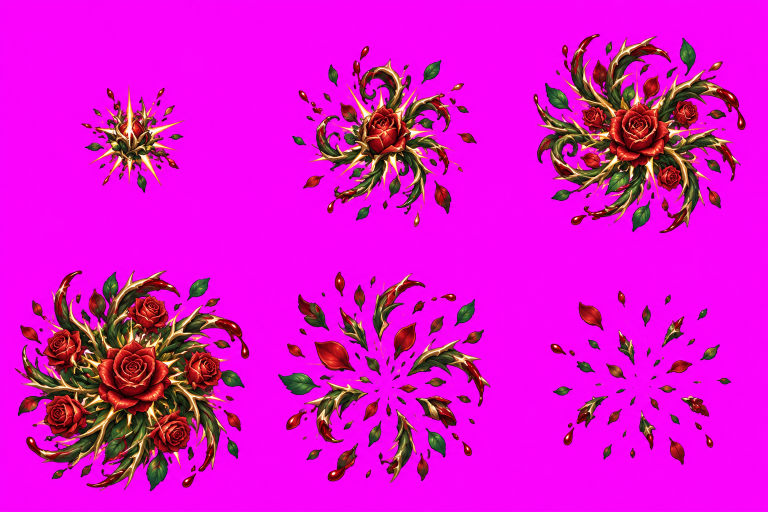
#> input picture assets/fx/bosses/briar/raw.png, 1536 x 1024 px (shown at 1/2 size)
$ python defringe.py ../../../../fx/bosses/briar/raw.png
#> lines starting #> are read from the running program, lines starting #| are printed output that depends on the picture
"""defringe.py <image> [cols rows] [--bleed] [--dry]: remove chroma-key fringes from a Lumi sheet in place (no pixel moved or drawn).

Lumi is violet, so a key colour left on her outline shows as a pink/magenta rim on her blonde hair and white/gold
armour (magenta-keyed sheets) or a lime rim (green-keyed sheets). Each outline pixel (<= 2.5 px from transparency,
or semi-transparent) that is lime (G - max(R,B) > 10) or yellow-green (G > R + 6, G > B + 20; blonde never has G above R) takes the colour of the nearest clean opaque pixel within 6 px;
one that is hot pink/key red (R > 170, R - G > 70, B - G > -15) takes the colour of the nearest blonde/skin/gold/
white pixel within 6 px, so her purple cloak (R < 170) and violet gems keep their own edges.
Not for form-3 sheets with pink orbit rings. Alpha is unchanged."""
import sys
import numpy as np
from PIL import Image
from scipy import ndimage

path = sys.argv[1]; nums = [int(v) for v in sys.argv[2:4] if v.isdigit()]
cols, rows = nums if len(nums) == 2 else (1, 1)
bleed = '--bleed' in sys.argv
im = Image.open(path).convert('RGBA'); x = np.asarray(im).astype(np.int32).copy(); cw, ch = im.width // cols, im.height // rows
#> after `cw, ch = (im.width // cols, im.height // rows)`: cw = 1536; ch = 1024
changed = 0
for j in range(rows):
    for i in range(cols):
        c = x[j * ch:(j + 1) * ch, i * cw:(i + 1) * cw]
        r, g, b, a = c[..., 0], c[..., 1], c[..., 2], c[..., 3]
        solid = a > 128
        depth = ndimage.distance_transform_edt(solid)
        edge = (a > 0) & ((depth <= 2.5) | (a < 250))
        magenta = np.minimum(r, b) - g > 22
        green = (g - np.maximum(r, b) > 10) | ((g > r + 6) & (g > b + 20))   # lime, or yellow-green (blonde gone green)
        pink = (np.where(a < 200, r > 110, r > 170)) & (b - g > -15) & (r - g > 70)   # hot pink / key-red rim
        light = (a >= 200) & (r > 200) & (g > 140) & ~green     # blonde hair, skin, gold, white
        clean = (a >= 200) & ~magenta & ~green & ~pink
        fix = np.zeros_like(edge)
        for donors, bad in ((light, edge & pink), (clean, edge & green)):
            if not donors.any() or not bad.any(): continue
            dist, (iy, ix) = ndimage.distance_transform_edt(~donors, return_indices=True)
            f = bad & (dist <= 6)
            for k in range(3): c[..., k] = np.where(f, c[..., k][iy, ix], c[..., k])
            fix |= f
        if bleed:  # --bleed: semi-transparent rim pixels take the colour of the nearest solid pixel (keyed rims stay dark/olive otherwise)
            solid_px = a >= 240
            if solid_px.any():
                dist, (iy, ix) = ndimage.distance_transform_edt(~solid_px, return_indices=True)
                f = (a > 0) & (a < 220) & (dist <= 3)
                # opaque olive rim on blonde hair: green spill left with G pulled up to R (yellow gone dark/olive)
                hair = (a >= 240) & (r > 200) & (g > 140) & (r >= g + 15)
                if hair.any():
                    hd, (hy, hx) = ndimage.distance_transform_edt(~hair, return_indices=True)
                    olive = (a > 0) & (depth <= 3.5) & (g >= r - 4) & (b < g - 30) & (r < 225) & (hd <= 4)
                    for k in range(3): c[..., k] = np.where(olive, c[..., k][hy, hx], c[..., k])
                    fix |= olive
                for k in range(3): c[..., k] = np.where(f, c[..., k][iy, ix], c[..., k])
                fix |= f
        changed += int(fix.sum())
#> f: shape (1024, 1536) bool; every value is 0
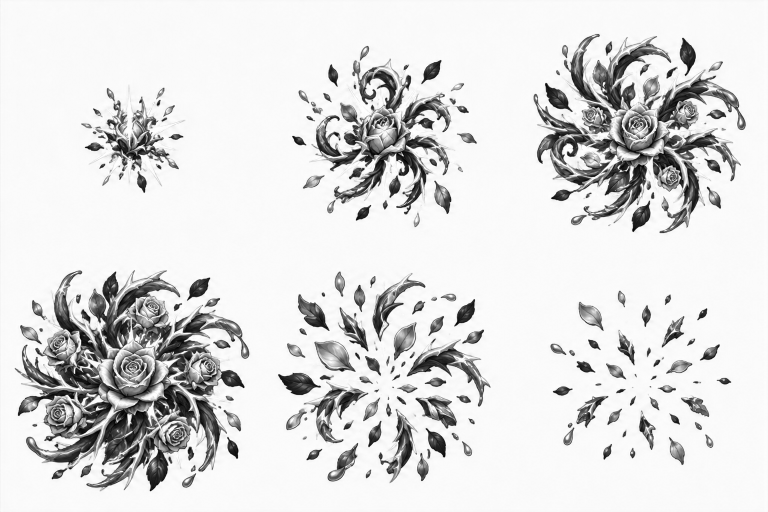
#> r: shape (1024, 1536) int32 (shown at 1/2 size); min 0, max 255, mean 221.1
#> solid: shape (1024, 1536) bool; every value is 1
#> after the loop, changed = 0
print(path.replace('\\', '/').split('/assets/')[-1], 'outline pixels recoloured:', changed)
#| ../../../../fx/bosses/briar/raw.png outline pixels recoloured: 0
if '--dry' not in sys.argv:
    out = Image.fromarray(x.clip(0, 255).astype('uint8'), 'RGBA')
    if path.endswith('.webp'): out.save(path, 'WEBP', lossless=True, method=6, exact=True)
    else: out.save(path)
